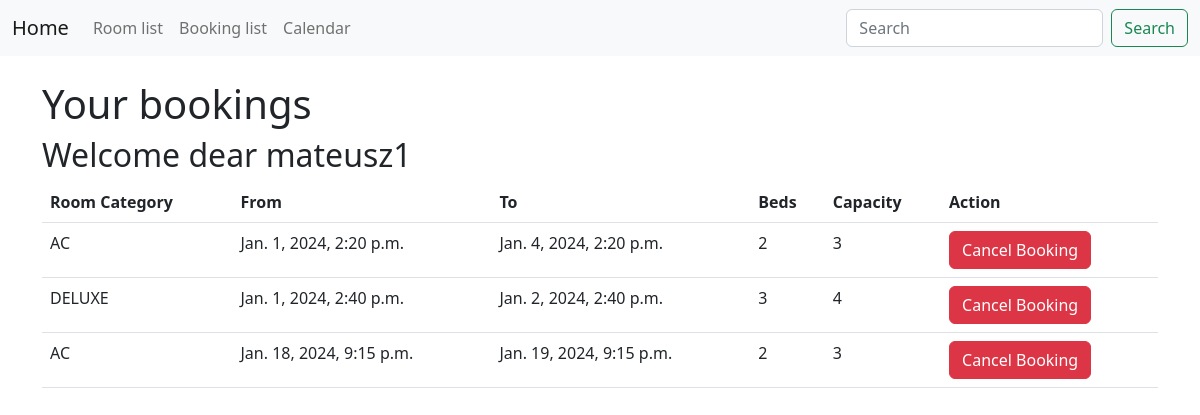
The app's page /booking_list/ (signed in), older data.
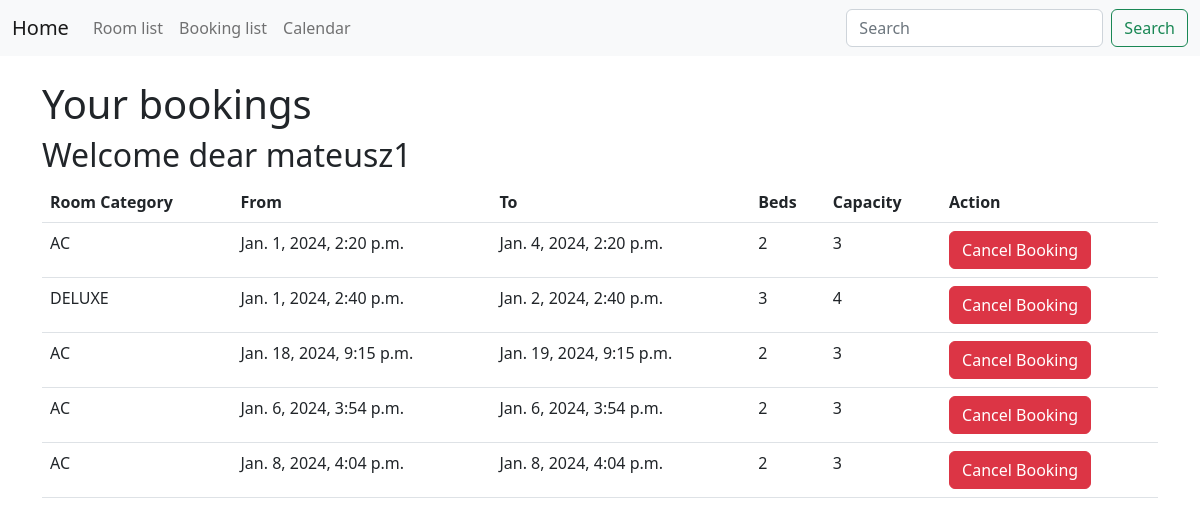
The same page, newer data.
### hotelbooking/models.py (models this page shows, shortened)
class Booking(models.Model):
    user = models.ForeignKey(settings.AUTH_USER_MODEL, on_delete=models.CASCADE, null=True)
    room = models.ForeignKey(Room, on_delete=models.CASCADE, null=True)
    check_in = models.DateTimeField(null=True)
    check_out = models.DateTimeField(null=True)
    def get_room_category(self): #funkcja pokazuje cala nazwe katerogii pokoju
        room_categories = dict(self.room.ROOM_CATEGORIES)
        room_category = room_categories.get(self.room.category)
        return room_category

class Room(models.Model):
    ROOM_CATEGORIES = (
        ('YAC', 'AC'),
        ('NAC', 'NON-AC'),
        ('DEL', 'DELUXE'),
        ('KIN', 'KING'),
        ('QUE', 'QUEEN'),
    )
    number = models.IntegerField(null=True)
    category = models.CharField(max_length=3, choices=ROOM_CATEGORIES, null=True)
    beds = models.IntegerField(null=True)
    capacity = models.CharField(max_length=100, null=True)

### hotelbooking/views.py (the view)
# urls.py: path('booking_list/', BookingList.as_view(), name='BookingList'),
class BookingList(ListView): #wyswietla rezerwacje uzytkowników
    model = Booking
    template_name = 'booking_list.html'
    def get_queryset(self, *args, **kwargs):
        if self.request.user.is_staff:
            booking_list = Booking.objects.all()
            return booking_list
        else:
            booking_list = Booking.objects.filter(user=self.request.user)
            return booking_list

### hotelbooking/templates/booking_list.html (shortened to what this page needs)
{% extends 'base.html' %}
{% block content %}
  <h1>Your bookings</h1>
  <h2>Welcome dear {{ user }}</h2>
  <table class="table">
    <thead>
      <tr>
        <th>Room Category</th>
        <th>From</th>
        <th>To</th>
        <th>Beds</th>
        <th>Capacity</th>
        <th>Action</th>
      </tr>
    </thead>
    <tbody>
      {% for booking in booking_list %}
      <tr>
        <td>{{ booking.get_room_category }}</td>
        <td>{{ booking.check_in }}</td>
        <td>{{ booking.check_out }}</td>
        <td>{{ booking.room.beds }}</td>
        <td>{{ booking.room.capacity }}</td>
        <td>
          <form id="booking-form" action="{% url 'hotelbooking:CancelBookingView' booking.id %}" method="POST">
            <button class="btn btn-danger" type="submit">Cancel Booking</button>
          </form>
        </td>
      </tr>
      {% endfor %}
    </tbody>
  </table>
{% endblock %}

Row changes from the older to the newer data that the page shows:
added Booking: get_room_category "AC", check_in "Jan. 6, 2024, 3:54 p.m.", check_out "Jan. 6, 2024, 3:54 p.m.", room.beds "2", room.capacity "3"
added Booking: get_room_category "AC", check_in "Jan. 8, 2024, 4:04 p.m.", check_out "Jan. 8, 2024, 4:04 p.m.", room.beds "2", room.capacity "3"
